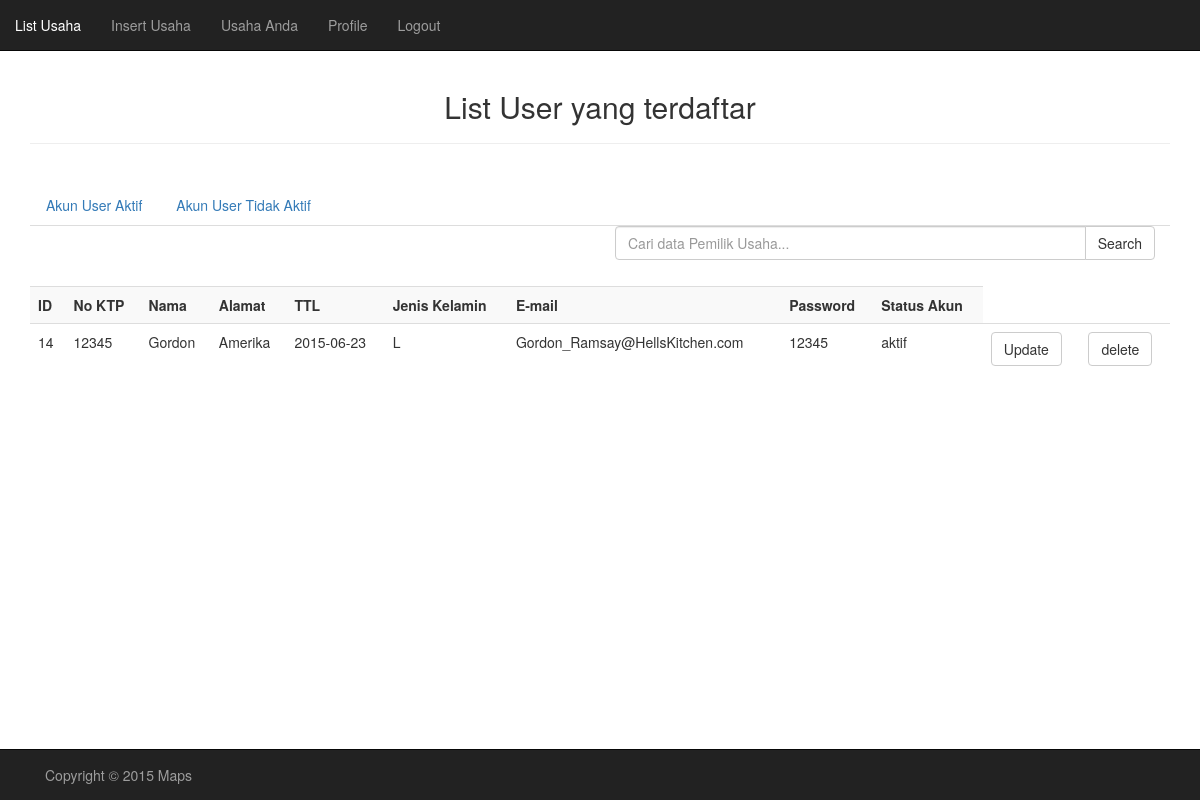
Screenshot of /Program/admin/listUser.php (signed in) with the database file from the repository.
### tables this page shows
CREATE TABLE IF NOT EXISTS `pengusaha` (
  `id_pengusaha` int(11) NOT NULL AUTO_INCREMENT,
  `no_ktp` varchar(17) NOT NULL,
  `nama_pengusaha` varchar(20) NOT NULL,
  `alamat` varchar(40) NOT NULL,
  `ttl` date NOT NULL,
  `jenis_kelamin` varchar(10) NOT NULL,
  `file_ktp` varchar(30) NOT NULL,
  `email` varchar(30) NOT NULL,
  `password` varchar(16) NOT NULL,
  `status_akun` varchar(12) NOT NULL DEFAULT 'tidak aktif',
  PRIMARY KEY (`id_pengusaha`)
);

### Program/admin/listUser.php (the view, shortened to what this page needs)
<!doctype html>
<html>
<head>
    <link href="../css/bootstrap.css" rel="stylesheet">
    <link href="../css/custom.css" rel="stylesheet">
</head>
<body>
<div class="container">
    <h2 class="text-center">List User yang terdaftar</h2><hr/><br>
    <ul class="nav nav-tabs">
                <li><a href="#dataUserAktif" data-toggle="tab"> Akun User Aktif</a></li>
                <li><a href="#dataUserNonAktif" data-toggle="tab">Akun User Tidak Aktif</a></li>
             </ul>
    <div class="tab-content">
        <?php
            $sqlUserAktif = "SELECT id_pengusaha,no_ktp,nama_pengusaha,alamat,ttl,jenis_kelamin,email,password,status_akun FROM pengusaha WHERE status_akun = 'aktif'";
            $query = mysql_query($sqlUserAktif);
        ?>
        <div class="tab-pane active" id="dataUserAktif">
            <form action = "#" method = "post">
                <div class="col-xs-6 col-sm-6 col-md-6 col-xs-offset-6 col-sm-offset-6">
                <div class="input-group">
                  <input type="text" name="cariUser" class="form-control" placeholder="Cari data Pemilik Usaha...">
                    <span class="input-group-btn">
                        <button type="submit" class="btn btn-default">Search</button>
                    </span>
                </div>
                </div>
            </form><br>
            <br><br>
            <table class="table table-striped">
                <tr>
                    <th>ID</th>
                    <th>No KTP</th>
                    <th>Nama</th>
                    <th>Alamat</th>
                    <th>TTL</th>
                    <th>Jenis Kelamin</th>
                    <th>E-mail</th>
                    <th>Password</th>
                    <th>Status Akun</th>
                </tr>
                <?php
                    while($row = mysql_fetch_array($query))
                    {
                        echo "<tr>";
                            echo '<form method = "post" action = "editHapusUser.php">';
                                echo '<td>' . $row['id_pengusaha'] . '<input type = "hidden" name = "id_pengusaha" value = "'. $row['id_pengusaha'] .'"></td>';
                                echo '<td>' . $row['no_ktp'] . '<input type = "hidden" name = "noKtp" value = "'. $row['no_ktp'] .'"></td>';
                                echo '<td>' . $row['nama_pengusaha'] . '<input type = "hidden" name = "nama" value = "'. $row['nama_pengusaha'] .'"></td>';
                                echo '<td>' . $row['alamat'] . '<input type = "hidden" name = "alamat" value = "'. $row['alamat'] .'"></td>';
                                echo '<td>' . $row['ttl'] . '<input type = "hidden" name = "ttl" value = "'. $row['ttl'] .'"></td>';
                                echo '<td>' . $row['jenis_kelamin'] . '<input type = "hidden" name = "jk" value = "'. $row['jenis_kelamin'] .'"></td>';
                                echo '<td>' . $row['email'] . '<input type = "hidden" name = "email" value = "'. $row['email'] .'"></td>';
                                echo '<td>' . $row['password'] . '<input type = "hidden" name = "password" value = "'. $row['password'] .'"></td>';
                                echo '<td>' . $row['status_akun'] . '<input type = "hidden" name = "status_akun" value = "'. $row['status_akun'] .'"></td>';
                                echo '<td><input type = "submit" name = "update" value = "Update" class="btn btn-default"></td>';
                                echo '<td><input type = "submit" name = "delete" value = "delete" class="btn btn-default"></td>';
                            echo '</form>';
                        echo "</tr>";
                     }
                ?>
            </table>
        </div>
        <div class="row">
            <div class="navbar navbar-inverse navbar-fixed-bottom ">
                <div class="container">
                    <p class="navbar-text pull-left">Copyright &copy 2015 Maps</p>
                </div>
            </div>
        </div>
    </div>
</body>
</html>

### Program/css/custom.css (style rules this page uses)
body { padding-top : 70px; padding-bottom : 70px; }

### rows the page displays
pengusaha: id_pengusaha "14", no_ktp "12345", nama_pengusaha "Gordon", alamat "Amerika", ttl "2015-06-23", jenis_kelamin "L", email "Gordon_Ramsay@HellsKitchen.com", password "12345", status_akun "aktif"
